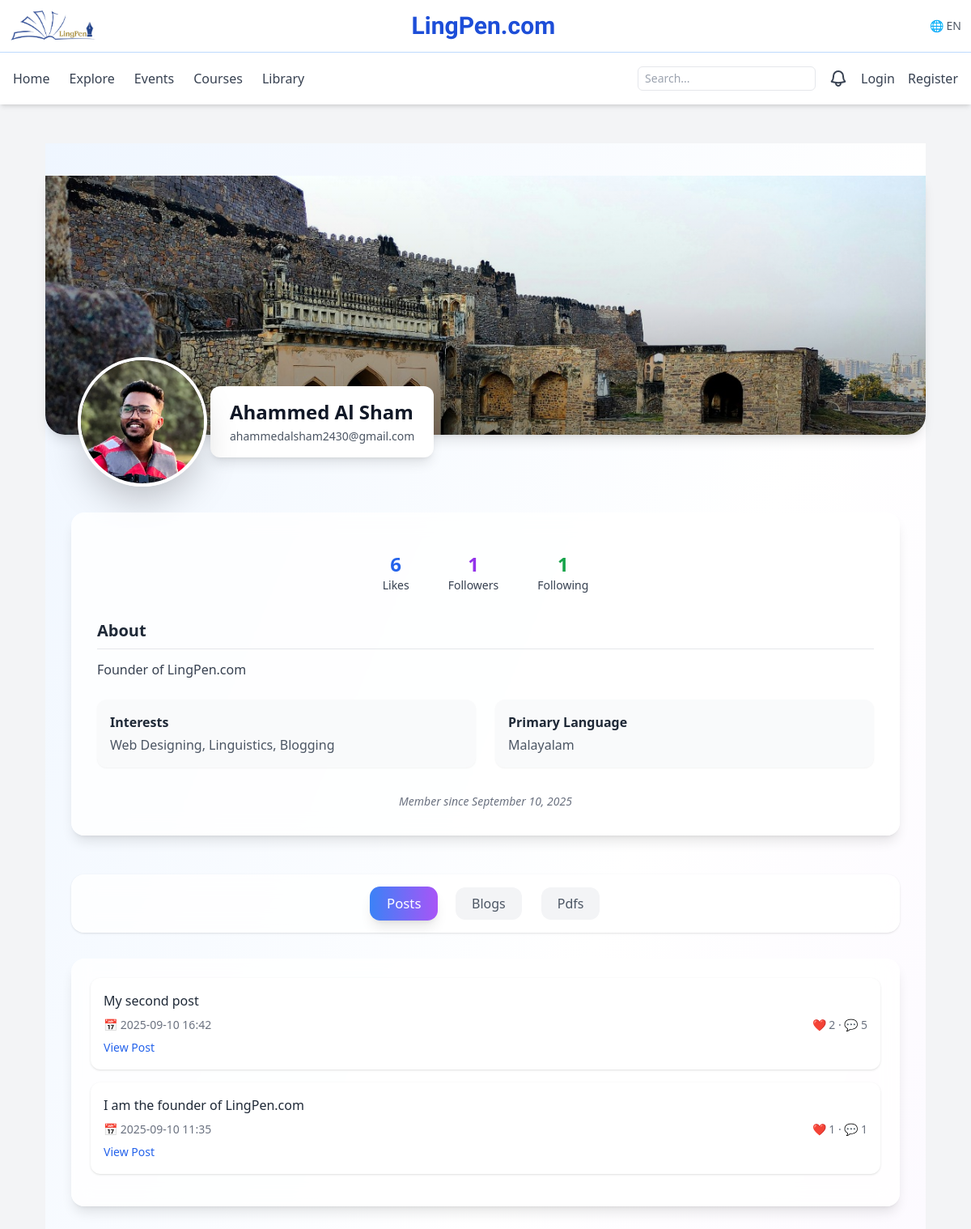
/users/user/1, run on the app's committed database.
### app/models.py (models this page shows, shortened)
class Profile(db.Model):
    id = db.Column(db.Integer, primary_key=True)
    user_id = db.Column(db.Integer, db.ForeignKey("user.id"), unique=True)
    first_name = db.Column(db.String(80))
    last_name = db.Column(db.String(80))
    dob = db.Column(db.Date)
    photo_url = db.Column(db.String(255))
    cover_url = db.Column(db.String(255))
    about = db.Column(db.Text)
    primary_language = db.Column(db.String(80))
    interests = db.Column(db.String(255))
    proficiency_level = db.Column(db.String(50))
    user = db.relationship("User", back_populates="profile")

class User(UserMixin, db.Model):
    id = db.Column(db.Integer, primary_key=True)
    username = db.Column(db.String(80), unique=True, nullable=False, index=True)
    email = db.Column(db.String(255), unique=True, nullable=False, index=True)
    password_hash = db.Column(db.String(255), nullable=False)
    is_active = db.Column(db.Boolean, default=True)
    is_admin = db.Column(db.Boolean, default=False)
    email_verified_at = db.Column(db.DateTime)
    created_at = db.Column(db.DateTime, default=datetime.utcnow)
    profile = db.relationship("Profile", uselist=False, back_populates="user")
    following = db.relationship(
        "User",
        secondary=followers,
        primaryjoin=(followers.c.follower_id == id),
        secondaryjoin=(followers.c.followed_id == id),
        backref=db.backref("followers", lazy="dynamic"),
        lazy="dynamic"
    )
    post_comments = db.relationship("PostComment", back_populates="user", lazy="dynamic")
    blog_comments = db.relationship("BlogComment", back_populates="user", lazy="dynamic")

class Post(db.Model):
    id = db.Column(db.Integer, primary_key=True)
    user_id = db.Column(db.Integer, db.ForeignKey("user.id"), nullable=False, index=True)
    body = db.Column(db.Text, nullable=False)
    created_at = db.Column(db.DateTime, default=datetime.utcnow)
    updated_at = db.Column(db.DateTime, onupdate=datetime.utcnow)
    user = db.relationship("User", backref=db.backref("posts", lazy="dynamic"))
    likes = db.relationship("PostLike", back_populates="post", cascade='all, delete-orphan', lazy="dynamic")
    comments = db.relationship("PostComment", back_populates="post", cascade='all, delete-orphan', lazy="dynamic")

### app/blueprints/users/routes.py (the view)
@bp.route("/user/<int:user_id>")
def profile(user_id):
    user = User.query.get_or_404(user_id)
    total_likes = sum([p.likes.count() for p in user.posts]) + sum([b.likes.count() for b in user.blogs])
    followers_count = user.followers.count()
    following_count = user.following.count()
    posts = user.posts.order_by(Post.created_at.desc()).all()
    blogs = user.blogs.order_by(Blog.created_at.desc()).all()
    pdfs = UserPDF.query.filter_by(user_id=user.id).order_by(UserPDF.uploaded_at.desc()).all()
    return render_template(
        "users/profile.html",
        user=user,
        total_likes=total_likes,
        followers_count=followers_count,
        following_count=following_count,
        posts=posts,
        blogs=blogs,
        pdfs=pdfs
    )

### app/templates/users/profile.html (shortened to what this page needs)
{% extends 'base.html' %}
{% block content %}
<div class="min-h-screen bg-gradient-to-br from-blue-50 via-white to-purple-50 py-10">
  <div class="relative group">
    <div class="w-full h-80 rounded-b-3xl shadow-lg overflow-hidden relative">
      <img src="{{ user.profile.cover_url or url_for('static', filename='default_cover.jpg') }}"
           alt="Cover Image"
           class="w-full h-80 object-cover rounded-b-3xl shadow-lg transition-transform duration-700 group-hover:scale-105 cover-img"
           onload="this.previousElementSibling.style.display='none'" onerror="this.previousElementSibling.style.display='none'">
      <div class="absolute inset-0 bg-gradient-to-t from-black/40 via-black/10 to-transparent rounded-b-3xl"></div>
    </div>
      <div class="absolute -bottom-16 left-10 flex items-center space-x-1">
        <div class="w-40 h-40 rounded-full border-4 border-white shadow-2xl overflow-hidden relative">
          <img src="{{ user.profile.photo_url or url_for('static', filename='default_avatar.png') }}"
               alt="Profile Picture"
               class="w-40 h-40 rounded-full object-cover avatar-img"
               onload="this.previousElementSibling.style.display='none'" onerror="this.previousElementSibling.style.display='none'">
        </div>
        <div class="bg-white rounded-xl shadow-lg px-6 py-4 -ml-6">
          <h1 class="text-2xl font-bold text-gray-900">
            {{ user.profile.first_name or '' }} {{ user.profile.last_name or user.username }}
          </h1>
          <p class="text-sm text-gray-600 mt-1">
            {{ user.email }}
          </p>
        </div>
    </div>
  </div>
  <div class="max-w-5xl mx-auto bg-white/80 backdrop-blur-md rounded-2xl shadow-lg mt-24 p-8 text-center transition hover:shadow-2xl duration-500">
    <div class="flex justify-center gap-12 mt-4 text-gray-700">
      <div class="hover:scale-110 transition">
        <span class="font-semibold text-2xl text-blue-600">{{ total_likes }}</span>
        <p class="text-sm">Likes</p>
      </div>
      <div class="hover:scale-110 transition">
        <span class="font-semibold text-2xl text-purple-600">{{ followers_count }}</span>
        <p class="text-sm">Followers</p>
      </div>
      <div class="hover:scale-110 transition">
        <span class="font-semibold text-2xl text-green-600">{{ following_count }}</span>
        <p class="text-sm">Following</p>
      </div>
    </div>
    {% if user.profile.about %}
      <div class="mt-8 text-left">
        <h2 class="text-xl font-semibold text-gray-800 border-b border-gray-200 pb-2">About</h2>
        <p class="text-gray-700 mt-3 leading-relaxed">{{ user.profile.about }}</p>
      </div>
    {% endif %}
    <div class="grid grid-cols-1 md:grid-cols-2 gap-6 mt-6 text-left">
      {% if user.profile.interests %}
      <div class="p-4 bg-gray-50 rounded-xl shadow-sm hover:shadow-md transition">
        <h3 class="font-semibold text-gray-800">Interests</h3>
        <p class="text-gray-600 mt-1">{{ user.profile.interests }}</p>
      </div>
      {% endif %}
      {% if user.profile.primary_language %}
      <div class="p-4 bg-gray-50 rounded-xl shadow-sm hover:shadow-md transition">
        <h3 class="font-semibold text-gray-800">Primary Language</h3>
        <p class="text-gray-600 mt-1">{{ user.profile.primary_language }}</p>
      </div>
      {% endif %}
    </div>
    <div class="mt-8 text-sm text-gray-500 italic">
      Member since {{ user.created_at.strftime('%B %d, %Y') }}
    </div>
  </div>
  <div class="max-w-5xl mx-auto mt-12" x-data="{ tab: 'posts' }">
    <div class="flex justify-center gap-6 bg-white/80 backdrop-blur-md rounded-2xl shadow p-4">
      <template x-for="item in ['posts','blogs','pdfs']" :key="item">
        <button @click="tab = item"
          class="px-5 py-2 rounded-xl font-medium transition"
          :class="tab === item
            ? 'bg-gradient-to-r from-blue-500 to-purple-500 text-white shadow-lg scale-105'
            : 'bg-gray-100 text-gray-600 hover:bg-gray-200'">
          <span x-text="item.charAt(0).toUpperCase() + item.slice(1)"></span>
        </button>
      </template>
    </div>
    <div class="mt-8 bg-white/80 backdrop-blur-md rounded-2xl shadow-lg p-6">
      <div x-show="tab === 'posts'" x-transition>
        {% for post in posts %}
          <div class="bg-white rounded-xl shadow p-4 mb-4 hover:shadow-md transition">
            <p class="mb-2 text-gray-800">{{ post.body }}</p>
            <div class="flex justify-between text-sm text-gray-500">
              <span>📅 {{ post.created_at.strftime('%Y-%m-%d %H:%M') }}</span>
              <span>❤ {{ post.likes.count() }} · 💬 {{ post.comments.count() }}</span>
            </div>
            <a href="{{ url_for('posts.detail', post_id=post.id) }}"
               class="text-blue-600 text-sm mt-2 inline-block hover:underline">View Post</a>
          </div>
        {% else %}
          <p class="text-gray-500 italic">No posts yet.</p>
        {% endfor %}
      </div>
    </div>
  </div>
</div>
{% endblock %}

### data on the page
Profile: profile (picture), profile "Ahammed", profile "Al Sham", profile.about "Founder of LingPen.com", profile.interests "Web Designing, Linguistics, Blogging", profile.primary_language "Malayalam"
User: email "ahammedalsham2430@gmail.com", created_at "September 10, 2025"
Post: body "My second post", created_at "2025-09-10 16:42", likes.count "2", comments.count "5"
Post: body "I am the founder of LingPen.com", created_at "2025-09-10 11:35", likes.count "1", comments.count "1"

### other printed values
{{ total_likes }} "6"
{{ followers_count }} "1"
{{ following_count }} "1"
